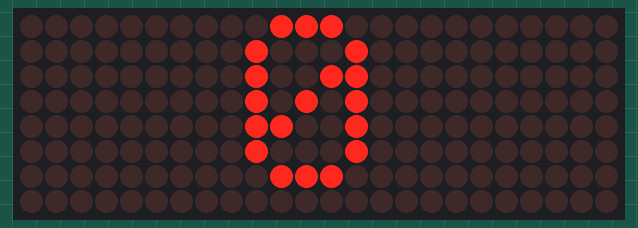
This sketch was run on a simulated Arduino Uno, built with avr-gcc and run on an emulated ATmega328P. On the bench: 24×8 LED matrix.

Above: at 0.1 s.
At 4.1 s:
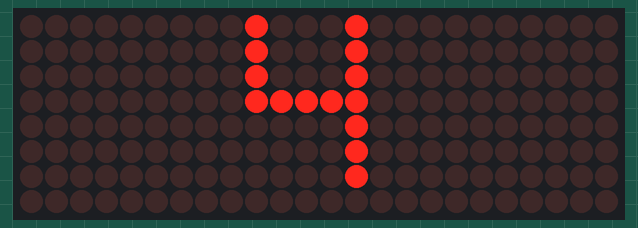
At 9.1 s:
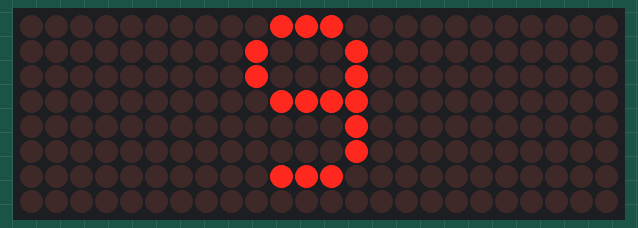
At 19.1 s:
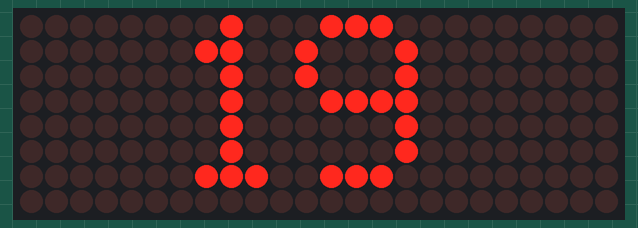
At 28.1 s:
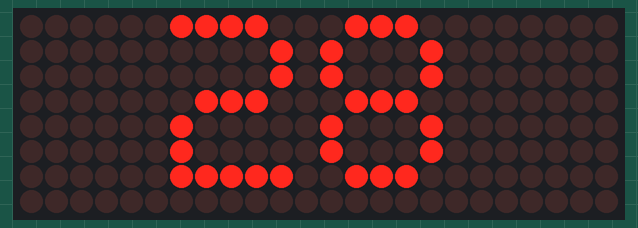
At 38.1 s:
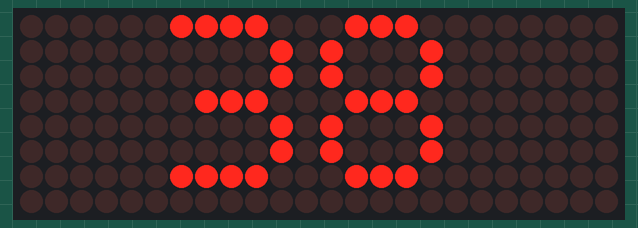

Measured:
- what the display in image 1 shows lasts 1.0 s, from 4.0 s to 5.0 s

The sketch:

keeep_with_comp.ino
```cpp
// Including the required Arduino libraries
#include <MD_Parola.h>
#include <MD_MAX72xx.h>
#include <SPI.h>

// Uncomment according to your hardware type
#define HARDWARE_TYPE MD_MAX72XX::FC16_HW
//#define HARDWARE_TYPE MD_MAX72XX::GENERIC_HW

// Defining size, and output pins
#define MAX_DEVICES 3
#define CS_PIN 10

int count = 0;
// Create a new instance of the MD_Parola class with hardware SPI connection
MD_Parola myDisplay = MD_Parola(HARDWARE_TYPE, CS_PIN, MAX_DEVICES);
unsigned long fmillis = 0;
void setup() {
  // Intialize the object
  myDisplay.begin();

  // Set the intensity (brightness) of the display (0-15)
  myDisplay.setIntensity(8);

  // Clear the display
  myDisplay.displayClear();

  myDisplay.displayScroll("D_EazyLife Electronics", PA_CENTER, PA_SCROLL_LEFT, 100);
}

void loop() {
  String ade = String(count);
  myDisplay.print(ade);
  delay(1000);
  count++;
}
```
